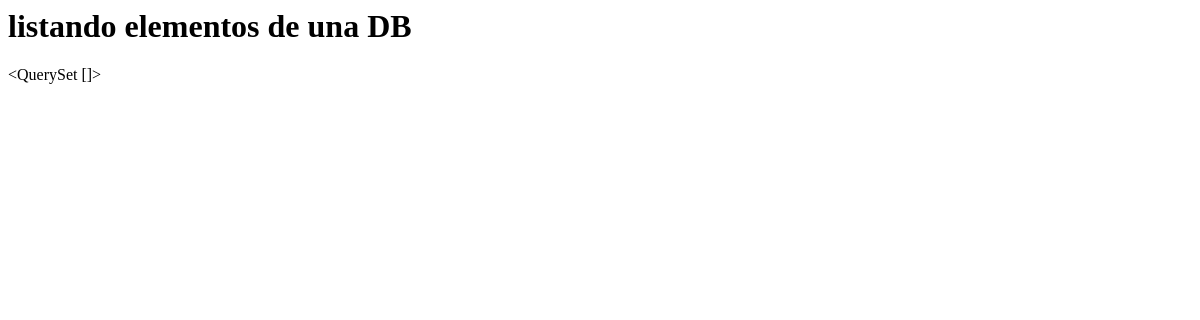
The app's page /lista-prueba/, older data.
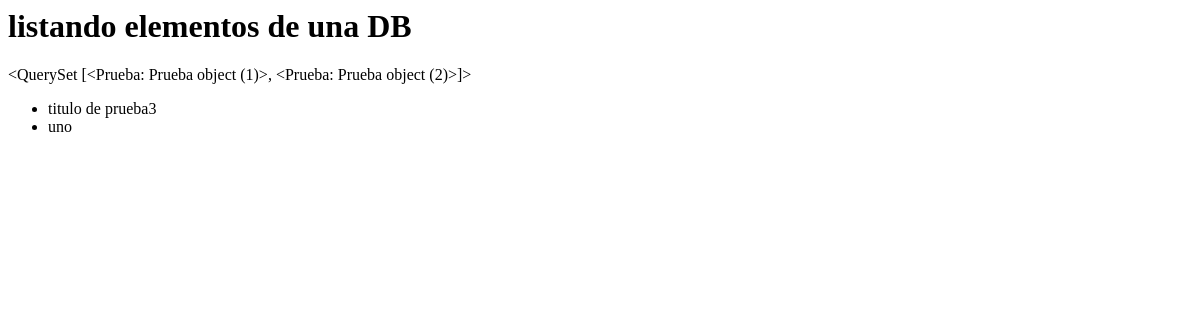
The same page, newer data.
### applications/home/models.py (models this page shows)
class Prueba(models.Model):
    titulo = models.CharField(max_length=30)
    subtitulo = models.CharField(max_length=50)

### applications/home/views.py (the view)
# urls.py: path('lista-prueba/',views.ModeloPruebaList.as_view()),
class ModeloPruebaList(ListView):
    model = Prueba
    template_name = "home/pruebas.html"
    context_object_name = 'lista_prueba'

### templates/home/pruebas.html
<h1>listando elementos de una DB</h1>
{{lista_prueba}}
<ul>
    {% for prueba in lista_prueba %}
        <li>{{prueba.titulo}}</li>
    {% endfor %}
</ul>

Row changes from the older to the newer data that the page shows:
added Prueba: id "<QuerySet [<Prueba: Prueba object (1)>, <Prueba: Prueba object (2)>]>", titulo "titulo de prueba3"
added Prueba: titulo "uno"
Text that changed along with them:
{{ lista_prueba }}: "<QuerySet []>" → (not shown)
